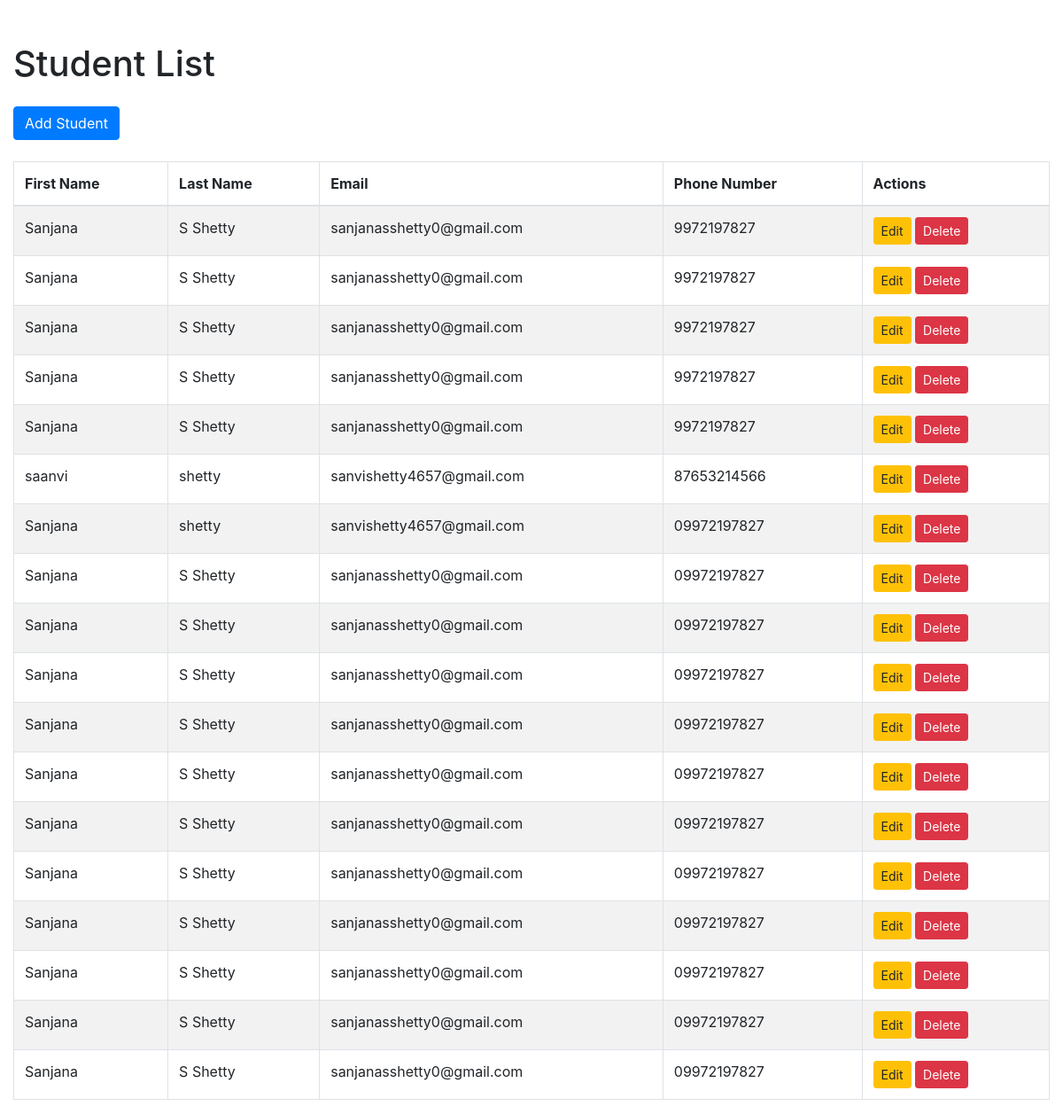
/std/, run on the app's committed database.
### students/models.py (models this page shows, shortened)
class Students(models.Model):
    first_name = models.CharField(max_length=100)
    last_name = models.CharField(max_length=100)
    email = models.EmailField()
    phone_number = models.CharField(max_length=15)
    date_of_birth = models.DateField()

### students/views.py (the view)
# urls.py: path('',views.student_list,name='student_list'),
def student_list(request):
    students = Students.objects.all()
    return render(request, 'student_list.html',{'students':students})

### students/templates/student_list.html (shortened to what this page needs)
<!DOCTYPE html>
<html lang="en">
<head>
    <link rel="stylesheet" href="https://maxcdn.bootstrapcdn.com/bootstrap/4.5.2/css/bootstrap.min.css">
</head>
<body>
    <div class="container mt-5">
        <h1 class="mb-4">Student List</h1>
        <a href="{% url 'student_create'%}" class="btn btn-primary mb-4">Add Student</a>
        <div class="table-responsive">
            <table class="table table-striped table-bordered">
                <thead>
                    <tr>
                        <th>First Name</th>
                        <th>Last Name</th>
                        <th>Email</th>
                        <th>Phone Number</th>
                        <th>Actions</th>
                    </tr>
                </thead>
                <tbody>
                    {% for student in students %}
                    <tr>
                        <td>{{ student.first_name }}</td>
                        <td>{{ student.last_name }}</td>
                        <td>{{ student.email }}</td>
                        <td>{{ student.phone_number }}</td>
                        <td>
                             <a href="#" class="btn btn-warning btn-sm">Edit</a>
                            <a href="#" class="btn btn-danger btn-sm">Delete</a>
                        </td>
                    </tr>
                    {% empty %}
                    <tr>
                        <td colspan="5">No students available.</td>
                    </tr>
                    {% endfor %}
                </tbody>
            </table>
        </div>
    </div>
</body>
</html>

### students/templates/student_list.html (style rules this page uses)
.container { max-width: 1200px; }

### data on the page
Students: first_name "Sanjana", last_name "S Shetty", email "sanjanasshetty0@gmail.com", phone_number "9972197827"
Students: first_name "Sanjana", last_name "S Shetty", email "sanjanasshetty0@gmail.com", phone_number "9972197827"
Students: first_name "Sanjana", last_name "S Shetty", email "sanjanasshetty0@gmail.com", phone_number "9972197827"
Students: first_name "Sanjana", last_name "S Shetty", email "sanjanasshetty0@gmail.com", phone_number "9972197827"
Students: first_name "Sanjana", last_name "S Shetty", email "sanjanasshetty0@gmail.com", phone_number "9972197827"
Students: first_name "saanvi", last_name "shetty", email "sanvishetty4657@gmail.com", phone_number "87653214566"
Students: first_name "Sanjana", last_name "shetty", email "sanvishetty4657@gmail.com", phone_number "09972197827"
Students: first_name "Sanjana", last_name "S Shetty", email "sanjanasshetty0@gmail.com", phone_number "09972197827"
Students: first_name "Sanjana", last_name "S Shetty", email "sanjanasshetty0@gmail.com", phone_number "09972197827"
Students: first_name "Sanjana", last_name "S Shetty", email "sanjanasshetty0@gmail.com", phone_number "09972197827"
Students: first_name "Sanjana", last_name "S Shetty", email "sanjanasshetty0@gmail.com", phone_number "09972197827"
Students: first_name "Sanjana", last_name "S Shetty", email "sanjanasshetty0@gmail.com", phone_number "09972197827"
Students: first_name "Sanjana", last_name "S Shetty", email "sanjanasshetty0@gmail.com", phone_number "09972197827"
Students: first_name "Sanjana", last_name "S Shetty", email "sanjanasshetty0@gmail.com", phone_number "09972197827"
Students: first_name "Sanjana", last_name "S Shetty", email "sanjanasshetty0@gmail.com", phone_number "09972197827"
Students: first_name "Sanjana", last_name "S Shetty", email "sanjanasshetty0@gmail.com", phone_number "09972197827"
Students: first_name "Sanjana", last_name "S Shetty", email "sanjanasshetty0@gmail.com", phone_number "09972197827"
Students: first_name "Sanjana", last_name "S Shetty", email "sanjanasshetty0@gmail.com", phone_number "09972197827"
